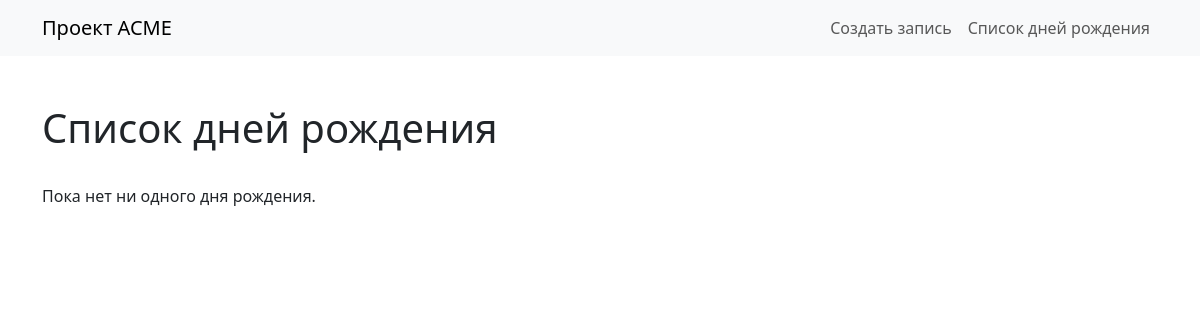
/birthday/list/, run on an earlier commit of the app's database.
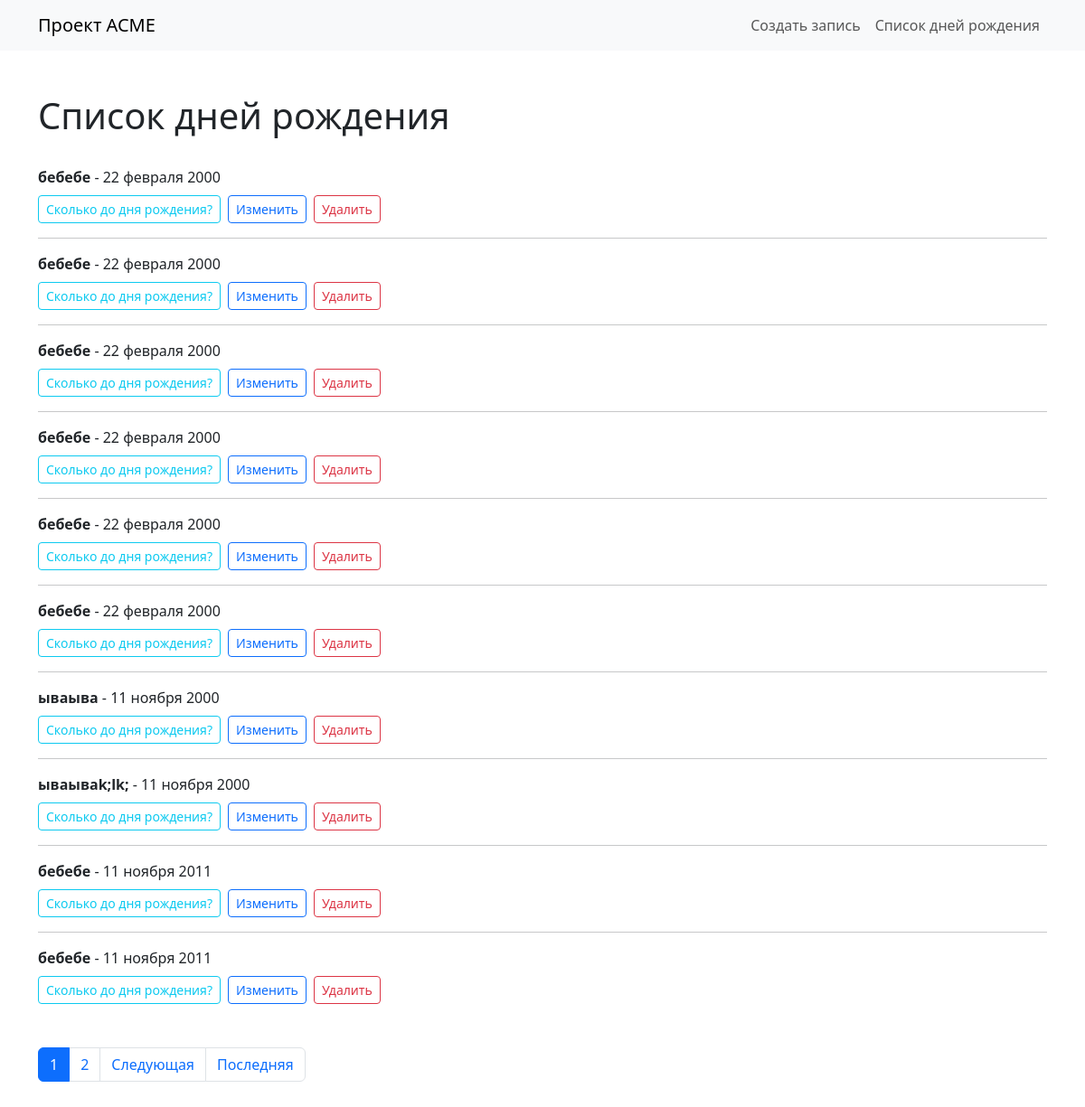
And on a later commit of the database.
### birthday/models.py (models this page shows, shortened)
class Birthday(models.Model):
    first_name = models.CharField('Имя', max_length=20)
    last_name = models.CharField('Фамилия', max_length=20, help_text='Необязательное поле', blank=True)
    birthday = models.DateField('Дата рождения', validators=(real_age,))

### birthday/views.py (the view)
# urls.py: path('list/', views.BirthdayListView.as_view(), name='list'),
class BirthdayListView(ListView):
    model = Birthday
    ordering = 'id'
    paginate_by = 10

### templates/birthday/birthday_list.html (shortened to what this page needs)
{% extends "base.html" %}
{% block content %}
  <h1 class="pb-2 mb-0">Список дней рождения</h1>
  <div class="mt-4">
    {% for birthday in page_obj %}
      <div>
        <div>
          <strong>{{ birthday.first_name }} {{ birthday.last_name }}</strong> - {{ birthday.birthday|date:"d E Y" }}
        </div>
        <div class="mt-2 d-flex gap-2">
          <a href="{% url 'birthday:detail' birthday.id %}" class="btn btn-sm btn-outline-info">Сколько до дня рождения?</a>
          <a href="{% url 'birthday:edit' birthday.id %}" class="btn btn-sm btn-outline-primary">Изменить</a>
          <a href="{% url 'birthday:delete' birthday.id %}" class="btn btn-sm btn-outline-danger">Удалить</a>
        </div>
        {% if not forloop.last %}
          <hr>
        {% endif %}
      </div>
    {% empty %}
      <div>Пока нет ни одного дня рождения.</div>
    {% endfor %}
  </div>
  {% include "includes/paginator.html" %}
{% endblock %}

### templates/base.html (shortened to what this page needs)
{% load django_bootstrap5 %}
<!DOCTYPE html>
<html lang="ru">
<head>
    {% bootstrap_css %}
</head>
<body>
    {% include "includes/header.html" %}
    <div class="container pt-5">
        {% block content %}{% endblock %}
    </div>
</body>
</html>

### templates/includes/header.html
<header>
  <nav class="navbar navbar-expand-lg navbar-light bg-light">
      <div class="container">
          <a class="navbar-brand" href="/">Проект ACME</a>
          <ul class="navbar-nav">
              <li class="nav-item">
                  <a class="nav-link {% if view_name == 'birthday:create' %} active {% endif %}"
                     href="{% url 'birthday:create' %}">
                      Создать запись
                  </a>
              </li>
              <li class="nav-item">
                  <a class="nav-link {% if view_name == 'birthday:list' %} active {% endif %}"
                     href="{% url 'birthday:list' %}">
                      Список дней рождения
                  </a>
              </li>
          </ul>
      </div>
  </nav>
</header>

### templates/includes/paginator.html (shortened to what this page needs)
{% if page_obj.has_other_pages %}
  <nav class="my-5">
    <ul class="pagination">
      {% for i in page_obj.paginator.page_range %}
        {% if page_obj.number == i %}
          <li class="page-item active">
            <span class="page-link">{{ i }}</span>
          </li>
        {% else %}
          <li class="page-item">
            <a class="page-link" href="?page={{ i }}">{{ i }}</a>
          </li>
        {% endif %}
      {% endfor %}
      {% if page_obj.has_next %}
        <li class="page-item">
          <a class="page-link" href="?page={{ page_obj.next_page_number }}">
            Следующая
          </a>
        </li>
        <li class="page-item">
          <a class="page-link" href="?page={{ page_obj.paginator.num_pages }}">
            Последняя
          </a>
        </li>
      {% endif %}
    </ul>
  </nav>
{% endif %}

What changed in the data, as far as the page shows it:
added Birthday: first_name "бебебе", birthday "22 февраля 2000"
added Birthday: first_name "бебебе", birthday "22 февраля 2000"
added Birthday: first_name "бебебе", birthday "22 февраля 2000"
added Birthday: first_name "бебебе", birthday "22 февраля 2000"
added Birthday: first_name "бебебе", birthday "22 февраля 2000"
added Birthday: first_name "бебебе", birthday "22 февраля 2000"
added Birthday: first_name "ываыва", birthday "11 ноября 2000"
added Birthday: first_name "ываываk;lk;", birthday "11 ноября 2000"
added Birthday: first_name "бебебе", birthday "11 ноября 2011"
added Birthday: first_name "бебебе", birthday "11 ноября 2011"
Also different on the page:
new list line: "1"
new list line: "2"
text no longer shown: "Пока нет ни одного дня рождения."
text now shown: "Следующая Последняя"
